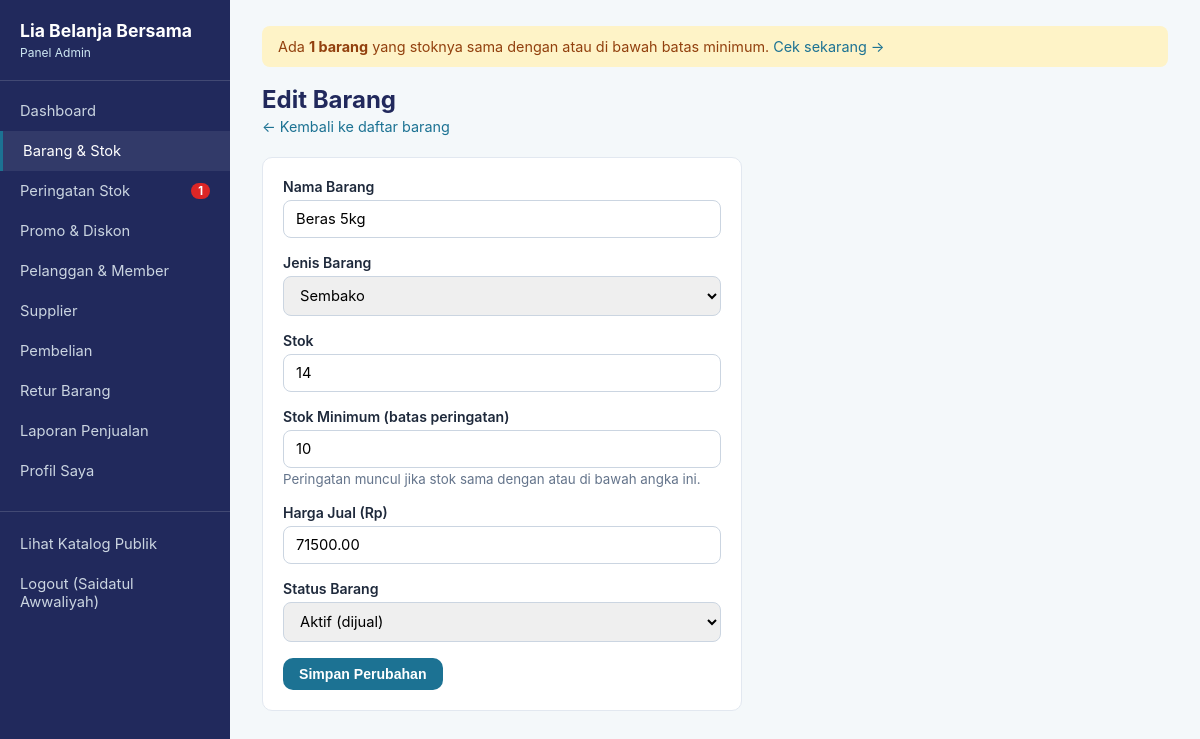
Screenshot of /admin/barang_form.php?id=1 (signed in) with the database file from the repository.
### tables this page shows
CREATE TABLE `barang` (
  `id_barang` int(11) NOT NULL,
  `nama_barang` varchar(50) DEFAULT NULL,
  `id_jenis` int(11) DEFAULT NULL,
  `stok` int(11) DEFAULT NULL,
  `harga_jual` decimal(10,2) DEFAULT NULL,
  `created_at` timestamp NOT NULL DEFAULT current_timestamp(),
  `updated_at` timestamp NOT NULL DEFAULT current_timestamp() ON UPDATE current_timestamp()
);

CREATE TABLE `jenis` (
  `id_jenis` int(11) NOT NULL,
  `nama_jenis` varchar(50) NOT NULL
);

### includes/functions.php (called while the page is built, shortened)
<?php
function e($str): string {
    return htmlspecialchars((string)$str, ENT_QUOTES, 'UTF-8');
}

### admin/barang_form.php (the view, shortened to what this page needs)
<?php
require_once __DIR__ . '/../includes/config.php';
require_once __DIR__ . '/../includes/functions.php';
$id = isset($_GET['id']) ? (int)$_GET['id'] : null;
$isEdit = $id !== null;
$data = ['nama_barang' => '', 'id_jenis' => '', 'stok' => '', 'stok_minimum' => 10, 'harga_jual' => '', 'status' => 'aktif'];
if ($isEdit) {
    $stmt = $pdo->prepare("SELECT * FROM barang WHERE id_barang = ?");
    $stmt->execute([$id]);
    $row = $stmt->fetch();
    $data = $row;
}
$jenisList = $pdo->query("SELECT * FROM jenis ORDER BY nama_jenis")->fetchAll();
require_once __DIR__ . '/../includes/admin_header.php';
?>
<h1><?= $isEdit ? 'Edit Barang' : 'Tambah Barang Baru' ?></h1>
<p class="subtitle"><a href="barang.php">&larr; Kembali ke daftar barang</a></p>
<div class="card" style="max-width:480px;">
  <form method="post">
    <div class="field">
      <label for="nama_barang">Nama Barang</label>
      <input type="text" id="nama_barang" name="nama_barang" value="<?= e($data['nama_barang']) ?>" required>
    </div>
    <div class="field">
      <label for="id_jenis">Jenis Barang</label>
      <select id="id_jenis" name="id_jenis" required>
        <?php foreach ($jenisList as $j): ?>
          <option value="<?= (int)$j['id_jenis'] ?>" <?= (int)$data['id_jenis'] === (int)$j['id_jenis'] ? 'selected' : '' ?>>
            <?= e($j['nama_jenis']) ?>
          </option>
        <?php endforeach; ?>
      </select>
    </div>
    <div class="field">
      <label for="stok">Stok</label>
      <input type="number" id="stok" name="stok" min="0" value="<?= e($data['stok']) ?>" required>
    </div>
    <div class="field">
      <label for="stok_minimum">Stok Minimum (batas peringatan)</label>
      <input type="number" id="stok_minimum" name="stok_minimum" min="0" value="<?= e($data['stok_minimum']) ?>" required>
      <small style="color:var(--muted);">Peringatan muncul jika stok sama dengan atau di bawah angka ini.</small>
    </div>
    <div class="field">
      <label for="harga_jual">Harga Jual (Rp)</label>
      <input type="number" id="harga_jual" name="harga_jual" min="0" step="0.01" value="<?= e($data['harga_jual']) ?>" required>
    </div>
    <?php if ($isEdit): ?>
    <div class="field">
      <label for="status">Status Barang</label>
      <select id="status" name="status">
        <option value="aktif"    <?= ($data['status'] ?? 'aktif') === 'aktif' ? 'selected' : '' ?>>Aktif (dijual)</option>
      </select>
    </div>
    <?php endif; ?>
    <button type="submit" class="btn btn-primary"><?= $isEdit ? 'Simpan Perubahan' : 'Tambah Barang' ?></button>
  </form>
</div>
<?php require_once __DIR__ . '/../includes/admin_footer.php'; ?>

### assets/css/style.css (style rules this page uses)
:root { --navy: #21295C; --deepblue: #065A82; --teal: #1C7293; --ice: #CFE8F3; --bg: #F4F8FA; --text: #1E293B; --muted: #64748B; --white: #FFFFFF; --danger: #DC2626; --success: #059669; --radius: 10px; }
* { box-sizing: border-box; }
body { margin: 0; font-family: -apple-system, "Segoe UI", Roboto, Arial, sans-serif; background: var(--bg); color: var(--text); }
a { color: var(--teal); text-decoration: none; }
.content h1 { font-size: 1.5rem; color: var(--navy); margin: 0 0 4px; }
.content .subtitle { color: var(--muted); margin: 0 0 22px; font-size: 0.9rem; }
.card { background: var(--white); border: 1px solid #E2E8F0; border-radius: var(--radius); padding: 20px; margin-bottom: 20px; }
.btn { display: inline-block; padding: 8px 16px; border-radius: var(--radius); border: none; cursor: pointer; font-size: 0.88rem; font-weight: 600; text-decoration: none; }
.btn-primary { background: var(--teal); color: var(--white); }
form .field { margin-bottom: 16px; }
form label { display: block; font-weight: 600; font-size: 0.88rem; margin-bottom: 5px; color: var(--text); }
form input, form select, form textarea { width: 100%; padding: 9px 12px; border: 1px solid #CBD5E1; border-radius: 8px; font-size: 0.92rem; font-family: inherit; }

### rows the page displays
barang: nama_barang "Beras 5kg", id_jenis "Sembako", stok "14", stok_minimum "10", harga_jual "71500.00", status "Aktif (dijual)"

### other values shown
$item['label'] "Dashboard"
$item['label'] "Barang & Stok"
$item['label'] "Peringatan Stok"
$jumlahStokMenipis "1"
$item['label'] "Promo & Diskon"
$item['label'] "Pelanggan & Member"
$item['label'] "Supplier"
$item['label'] "Pembelian"
$item['label'] "Retur Barang"
$item['label'] "Laporan Penjualan"
$item['label'] "Profil Saya"
$_SESSION['nama_karyawan'] "Saidatul Awwaliyah"
